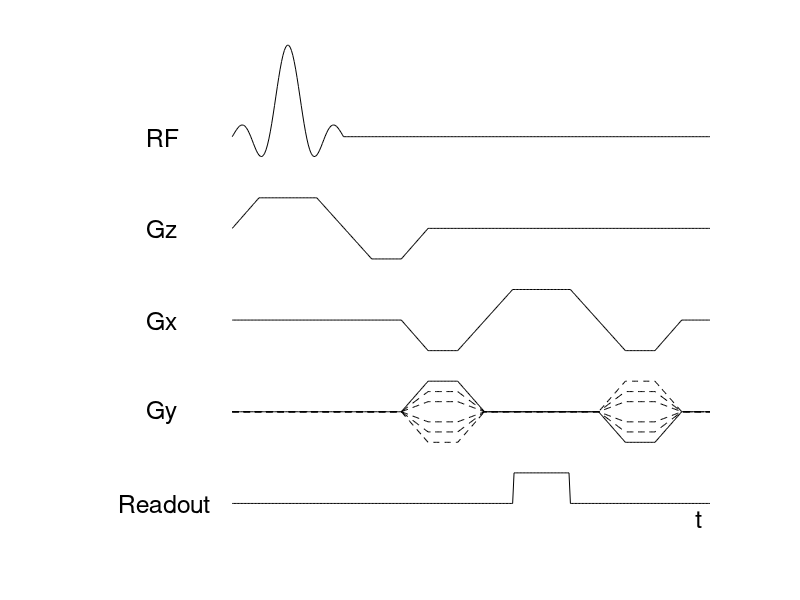

Source code (MATLAB):
% RF Pulse
x = linspace(-3,3,80);
RF = [3*sin(pi*x)./(pi*x) zeros(1,260)];

% Gz
x = linspace(0,1,20);
x2 = linspace(0,2,40);
Gz = [x ones(1,40) -x2+1 -ones(1,20) x-1 zeros(1,200)];

% Gx
x = linspace(0,1,20);
x2 = linspace(0,2,40);
Gx = [zeros(1,120) -x -ones(1,20) x2-1 ones(1,40) -x2+1 -ones(1,20) x-1 zeros(1,20)];

% Gy
x = linspace(0,1,20);
Gy = [zeros(1,120) x ones(1,20) -x+1 zeros(1,80) -x -ones(1,20) x-1 zeros(1,20)];
Gy2 = .66*Gy;
Gy3 = .33*Gy;
Gy4 = -.33*Gy;
Gy5 = -.66*Gy;
Gy6 = -Gy;

% Sample
x = linspace(0,1,20);
x2 = linspace(0,2,40);
Readout = [zeros(1,200) ones(1,40) zeros(1,100)];


figure(); hold on;
plot(RF+9,'k');
plot(Gz+6,'k');
plot(Gx+3,'k');
plot(Gy,'k-'); plot(Gy2,'k--'); plot(Gy3,'k--'); plot(Gy4,'k--'); plot(Gy5,'k--'); plot(Gy6,'k--'); 
plot(Readout-3,'k');
text(-60, 9, 'RF', 'FontSize', 18);
text(-60, 6, 'Gz', 'FontSize', 18);
text(-60, 3, 'Gx', 'FontSize', 18);
text(-60, 0, 'Gy', 'FontSize', 18);
text(-80, -3, 'Readout', 'FontSize', 18);
text(330, -3.5, 't', 'FontSize', 18);

hold off;
xlim([-90 350]);
ylim([-4 12]);
axis off;